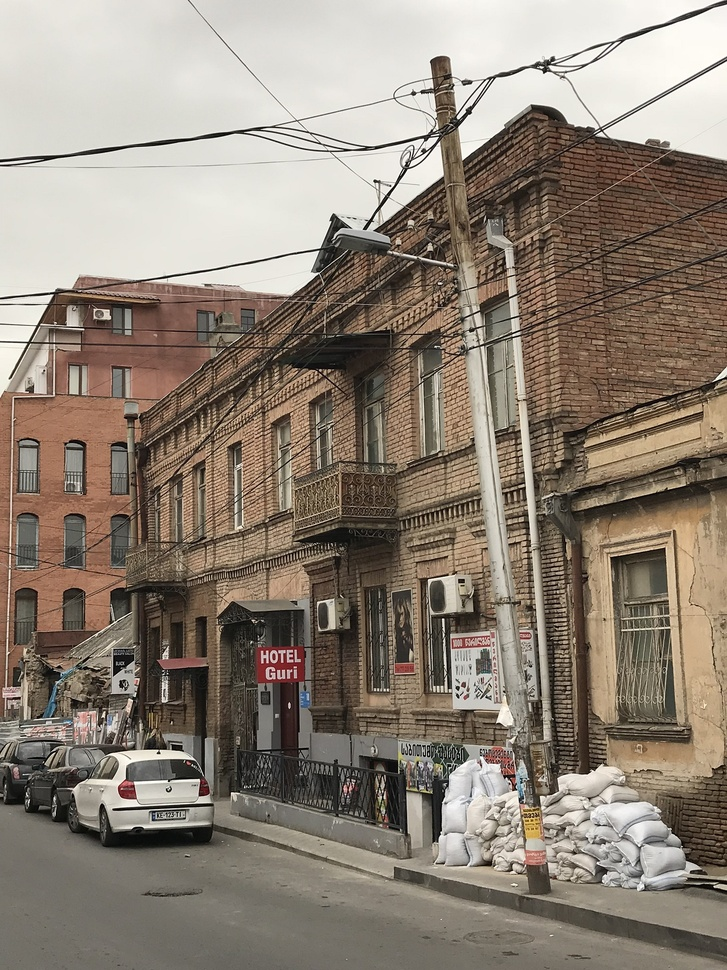
#> input picture computer vision/first step/corresponding points & new angle picture/input data/11n.jpg, 727 x 970 px, shrunk from 1500 x 2000 before the run, found by its file name
$ python Main.py
#> lines starting #> are read from the running program, lines starting #| are printed output that depends on the picture
import cv2
import numpy as np
import math
import random
from operator import itemgetter
from matplotlib import pyplot as plt
from matplotlib import colors


def autocrop(image, threshold=0):
    if len(image.shape) == 3:
        flatImage = np.max(image, 2)
    else:
        flatImage = image
    assert len(flatImage.shape) == 2

    rows = np.where(np.max(flatImage, 0) > threshold)[0]
    if rows.size:
        cols = np.where(np.max(flatImage, 1) > threshold)[0]
        image = image[cols[0]: cols[-1] + 1, rows[0]: rows[-1] + 1]
    else:
        image = image[:1, :1]

    return image


# this implement as told in the powerpoints
def RANSAC(matches, kp1, kp2, thr, p=0, sampleNumber=0):
    if sampleNumber <= 0:
        sampleNumber = int(len(matches) / 4)
    else:
        sampleNumber = int(sampleNumber)

    if p <= 0:
        p = 0.9
    counterInRANSAC = 0
    wMinInRANSAC = 0
    NinRANSAC = 10000  # like 10000 is infinity
    lhml = []  # List of Homography Matrices with their Inliers
    boolean = True
    while boolean:
        sample = random.sample(matches, 4)

        src_pts = np.float64([kp1[m.queryIdx].pt for m in sample]).reshape(-1, 1, 2)
        dst_pts = np.float64([kp2[m.trainIdx].pt for m in sample]).reshape(-1, 1, 2)
        H, mask = cv2.findHomography(src_pts, dst_pts)

        homoMatric = H
        inliers, inlierslist, outliers = calculateInliers(matches, kp1, kp2, homoMatric, thr, sampleNumber)
        lhml.append((inliers, homoMatric, inlierslist, outliers))
        wTmp = inliers / sampleNumber

        if wTmp > wMinInRANSAC:
            wMinInRANSAC = wTmp
            if wTmp == 1:
                break
            NinRANSAC = int(math.log(1 - p, 10) / math.log(1 - wTmp ** 4, 10)) + 1

        if counterInRANSAC >= NinRANSAC:
            boolean = False

        counterInRANSAC += 1

    bestHomoMatric = max(lhml, key=itemgetter(0))[1]
    inli = max(lhml, key=itemgetter(0))[2]
    outliers = max(lhml, key=itemgetter(0))[3]
    src_pts = np.float64([kp1[m.queryIdx].pt for m in inli]).reshape(-1, 1, 2)
    dst_pts = np.float64([kp2[m.trainIdx].pt for m in inli]).reshape(-1, 1, 2)
    H, mask = cv2.findHomography(src_pts, dst_pts)
    print(max(lhml, key=itemgetter(0))[0])
    print(counterInRANSAC)
    return H, inli, outliers


# its just check how many inliers are exist with temporary homographic matrices
def calculateInliers(matches, kp1, kp2, guesMatris, thrDist, sampleNumber=0):
    inlierslist = []
    outliers = []
    inliersCounter = 0
    sample = random.sample(matches, sampleNumber)
    for i in sample:
        img1_idx = i.queryIdx
        img2_idx = i.trainIdx
        x1, y1 = kp1[img1_idx].pt
        x2, y2 = kp2[img2_idx].pt

        x2proj, y2proj, z = np.dot(guesMatris, np.array([x1, y1, 1]))
        if z == 0:
            continue
        x2proj /= z
        y2proj /= z
        dist = math.sqrt((x2proj - x2) ** 2 + (y2proj - y2) ** 2)

        if dist <= thrDist:
            inlierslist.append(i)
            inliersCounter += 1
        else:
            outliers.append(i)

    return inliersCounter, inlierslist, outliers


# it derive the corresponds with implemented sift in opencv
def findCoresponds(img1, img1g, img2, img2g, sift):
    sift2 = cv2.xfeatures2d.SIFT_create()
    kp1, des1 = sift2.detectAndCompute(img1g, None)
    kp2, des2 = sift2.detectAndCompute(img2g, None)

    match = cv2.BFMatcher()
    matches = match.knnMatch(des2, des1, k=2)

    return (kp2, kp1, matches)


# reading images
img1 = cv2.imread("11n.jpg")
#> img1 is the input picture: shape (970, 727, 3); mean B, G, R 117.9, 130.3, 141.7
img1g = cv2.cvtColor(img1, cv2.COLOR_BGR2GRAY)
img2 = cv2.imread("12n.jpg")
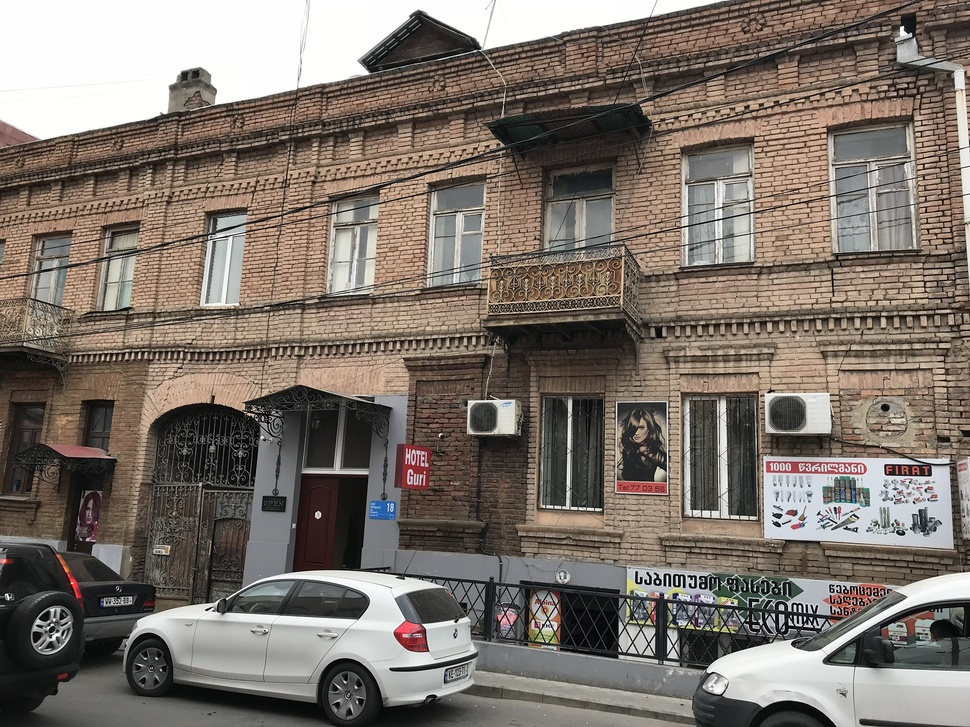
#> input picture computer vision/first step/corresponding points & new angle picture/input data/12n.jpg, 970 x 727 px, shrunk from 2000 x 1500 before the run, found by its file name
#> img2 is the input picture: shape (727, 970, 3); mean B, G, R 107.1, 115.1, 124.6
img2g = cv2.cvtColor(img2, cv2.COLOR_BGR2GRAY)
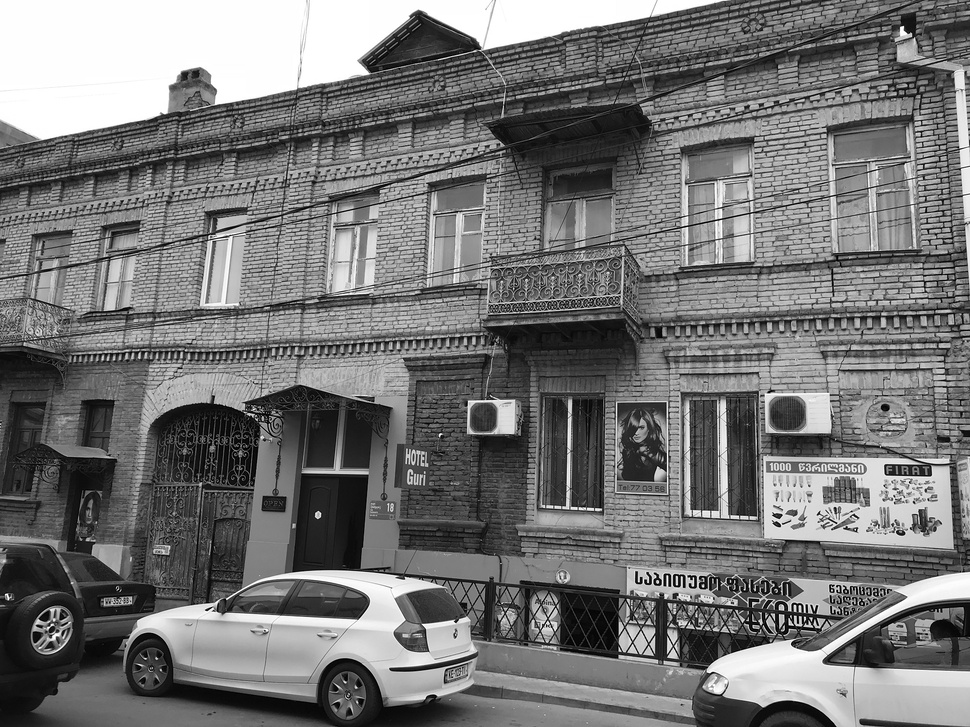
#> img2g: shape (727, 970); min 0, max 255, mean 117.1

# make and sift object and derive keypoints and descriptors for both picturse
sift = cv2.xfeatures2d.SIFT_create()
kp1, des1 = sift.detectAndCompute(img1g, None)
#> kp1 = 5769 keypoints; strongest (x, y, size): (375, 181, 2.4), (413, 93, 3.3), (457, 688, 2.7), (541, 67, 1.9)
kp2, des2 = sift.detectAndCompute(img2g, None)
#> kp2 = 8180 keypoints; strongest (x, y, size): (657, 582, 2.1), (811, 618, 1.8), (52, 625, 1.8), (902, 28, 2.7)

# draw keypoints in each picture
keypoints1 = cv2.drawKeypoints(img1, kp1, None, color=(0, 130, 0))
keypoints2 = cv2.drawKeypoints(img2, kp2, None, color=(0, 130, 0))

cv2.imwrite("drawkeypoints1.jpg", keypoints1)
cv2.imwrite("drawkeypoints2.jpg", keypoints2)

# some parameters for matrices they use for stiching the picturs
tool = np.shape(img1)[0]  # + np.shape(img2)[0]
#> tool = 970
arz = np.shape(img1)[1] + np.shape(img2)[1]
#> arz = 1697

# the arrays below use for stcihing the pictures
dst = np.zeros((tool, arz, 3), np.float64)
dst[0:np.shape(img1)[0], 0:np.shape(img1)[1]] += keypoints1[0:np.shape(keypoints1)[0], 0:np.shape(keypoints1)[1]]

dst[0:np.shape(img2)[0], np.shape(img1)[1]: np.shape(img1)[1] + np.shape(img2)[1]] += keypoints2[
                                                                                      0:np.shape(keypoints2)[0],
                                                                                      0:np.shape(keypoints2)[1]]
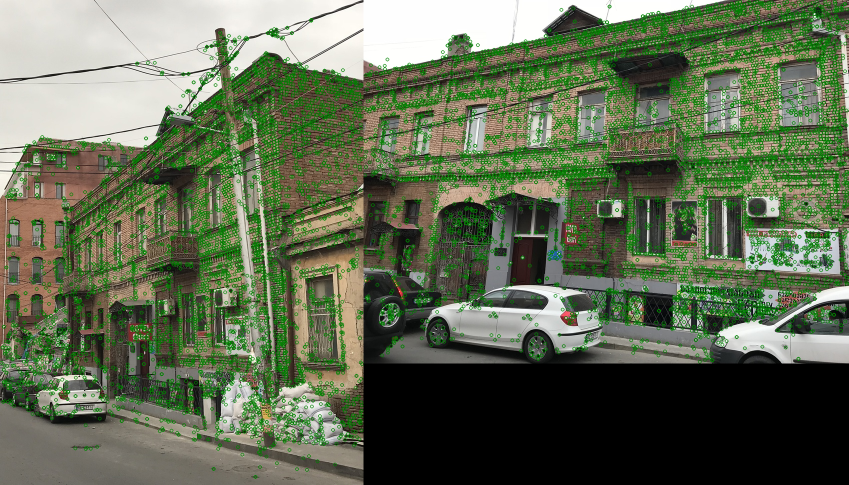
#> dst: shape (970, 1697, 3) float64 (shown at 1/2 size); mean B, G, R 83.5, 109.1, 97.4

cv2.imwrite("r14_corners.jpg", dst)

# use a matcher to match the keypoints to find coressponding points
match = cv2.BFMatcher()
matches = match.knnMatch(des1, des2, k=2)
#> matches = 5769 matches

# filtering the corresponding points with their distances parameter
matches1to2 = []
for i, j in matches:
    if i.distance / j.distance < 8 / 10:
        matches1to2.append(i)
#> after the loop, matches1to2 = 94 matches

# these two parameters use to painting the picturs with their corresponds and keypoints
src_pts = []
dst_pts = []
for m in matches1to2:
    src_pts.append(kp1[m.queryIdx])
#> this loop made 94 passes
#> after the loop, src_pts = 94 keypoints; strongest (x, y, size): (114, 809, 2), (443, 625, 1.9), (318, 603, 2), (432, 141, 4.7)
for m in matches1to2:
    dst_pts.append(kp2[m.trainIdx])
#> after the loop, dst_pts = 94 keypoints; strongest (x, y, size): (800, 617, 2), (391, 669, 2.7), (364, 72, 5.7), (570, 420, 3.4)

# here we load the last picture wich are painted to repaint the new points or corresponds
drawkeypoints1 = cv2.imread("drawkeypoints1.jpg")
drawkeypoints2 = cv2.imread("drawkeypoints2.jpg")
keypoints1_2 = cv2.drawKeypoints(drawkeypoints1, src_pts, None, color=(180, 0, 0))
keypoints2_2 = cv2.drawKeypoints(drawkeypoints2, dst_pts, None, color=(180, 0, 0))
cv2.imwrite("drawkeypoints1.jpg", keypoints1_2)
cv2.imwrite("drawkeypoints2.jpg", keypoints2_2)
dst = np.zeros((tool, arz, 3), np.float64)
dst[0:np.shape(img1)[0], 0:np.shape(img1)[1]] += keypoints1_2[0:np.shape(keypoints1)[0], 0:np.shape(keypoints1)[1]]

dst[0:np.shape(img2)[0], np.shape(img1)[1]: np.shape(img1)[1] + np.shape(img2)[1]] += keypoints2_2[
                                                                                      0:np.shape(keypoints2)[0],
                                                                                      0:np.shape(keypoints2)[1]]

cv2.imwrite("r15_correspondences.jpg", dst)

# these part use for paint a line between the corresponding points
# first with dictionary match them
draw_params = dict(matchColor=(255, 0, 0), singlePointColor=None, flags=2)
# and with draw matches function we draw them
img3 = cv2.drawMatches(img1, kp1, img2, kp2, matches1to2, None, **draw_params)
cv2.imwrite("r16_SIFT.jpg", img3)

# here we do same but we use 20 random point to doing what we done in previous codes
draw_params = dict(matchColor=(255, 0, 0), singlePointColor=None, flags=2)
img3 = cv2.drawMatches(img1, kp1, img2, kp2, random.sample(matches1to2, 20), None, **draw_params)
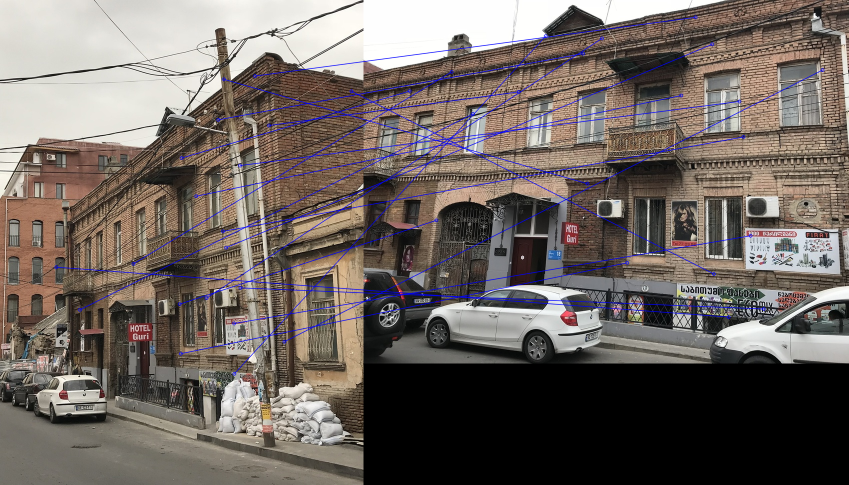
#> img3: shape (970, 1697, 3) (shown at 1/2 size); mean B, G, R 98.8, 103.6, 112.3
cv2.imwrite("r17.jpg", img3)

# here we filter the points again the parameter = 0.58 and i expriment it
matches1to2 = []
for i, j in matches:
    if i.distance / j.distance < 5.8 / 10:
        matches1to2.append(i)
#> after the loop, matches1to2 = 6 matches

# here we derive the homography matrix and inliers points with ransac and other functions
H, inliers, outliers = RANSAC(matches1to2, kp1, kp2, 10, 0.6, len(matches1to2))
#> the loop in RANSAC, `while boolean:` made 6 passes
#> (src_pts, wMinInRANSAC, NinRANSAC) on pass 1: ([[455.6, 546], [130.5, 827.1], [290.7, 293.1], [114, 809.4]], 0.667, 5)
#> src_pts on passes 3 to 6: [[608.4, 139], [429.8, 84.51], [114, 809.4], [290.7, 293.1]], [[130.5, 827.1], [455.6, 546], [608.4, 139], [114, 809.4]], [[455.6, 546], [429.8, 84.51], [114, 809.4], [130.5, 827.1]], [[455.6, 546], [608.4, 139], [290.7, 293.1], [130.5, 827.1]]
#> after the loop in RANSAC, `while boolean:`: NinRANSAC = 5; counterInRANSAC = 6; lhml = 6 items; wMinInRANSAC = 0.667
#> in RANSAC, `bestHomoMatric = max(lhml, key=itemgetter(0))[1]`: bestHomoMatric = [[-0.12, 0.381, -57.47], [-0.738, 0.411, 156.7], [-0.00161, -0.00026, 1]]
#> in RANSAC, `inli = max(lhml, key=itemgetter(0))[2]`: inli = 4 matches
#> in RANSAC, `src_pts = np.float64([kp1[m.queryIdx].pt for m in inli]).reshape(-1, 1..`: src_pts = [[114, 809.4], [290.7, 293.1], [130.5, 827.1], [455.6, 546]]
#> in RANSAC, `dst_pts = np.float64([kp2[m.trainIdx].pt for m in inli]).reshape(-1, 1..`: dst_pts = [[391.4, 669.2], [42.51, 137.8], [420.9, 696.9], [773.6, 363.1]]
#> in RANSAC, `H, mask = cv2.findHomography(src_pts, dst_pts)`: H has the same summary as bestHomoMatric
#| 4
#| 6
#> H has the same summary as bestHomoMatric in RANSAC; inliers = 4 matches; outliers = 2 matches

# warping
dst2 = cv2.warpPerspective(img1, H, (arz, arz))
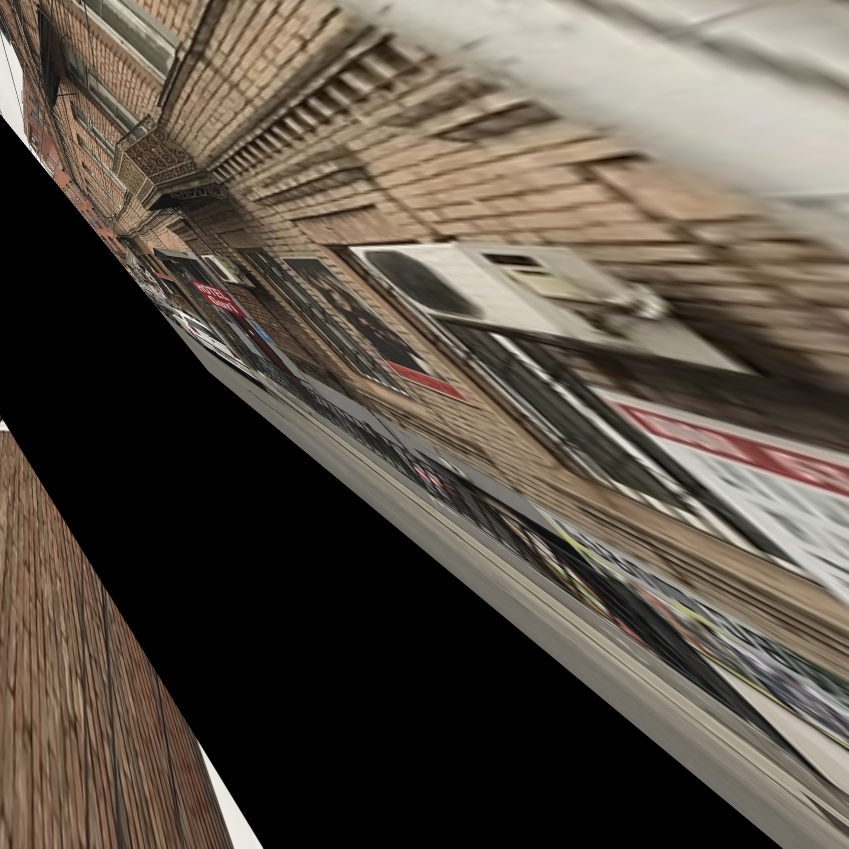
#> dst2: shape (1697, 1697, 3) (shown at 1/2 size); mean B, G, R 71.4, 82.1, 91.2
cv2.imwrite("r20.jpg", autocrop(dst2))
#> in autocrop, `flatImage = np.max(image, 2)`:
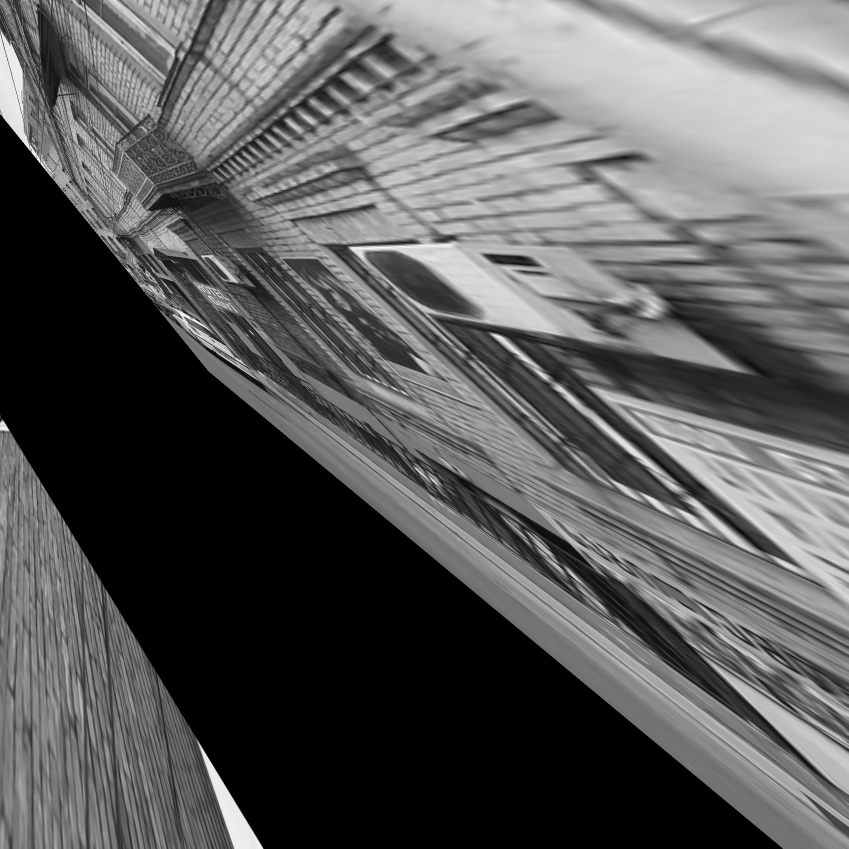
#> flatImage: shape (1697, 1697) (shown at 1/2 size); min 0, max 255, mean 91.2
#> in autocrop, `rows = np.where(np.max(flatImage, 0) > threshold)[0]`: rows = 1697 values from 0 to 1696

# again painting the points with same approach these are inliers
src_pts = []
dst_pts = []
for m in inliers:
    src_pts.append(kp1[m.queryIdx])
#> this loop made 4 passes
#> after the loop, src_pts = 4 keypoints; (x, y, size): (114, 809, 2), (130, 827, 3.2), (291, 293, 3.5), (456, 546, 2.5)
for m in inliers:
    dst_pts.append(kp2[m.trainIdx])
#> after the loop, dst_pts = 4 keypoints; (x, y, size): (391, 669, 2.7), (421, 697, 6), (43, 138, 3.4), (774, 363, 2.9)

drawkeypoints1 = cv2.imread("drawkeypoints1.jpg")
drawkeypoints2 = cv2.imread("drawkeypoints2.jpg")
keypoints1_2 = cv2.drawKeypoints(drawkeypoints1, src_pts, None, color=(0, 0, 255))
keypoints2_2 = cv2.drawKeypoints(drawkeypoints2, dst_pts, None, color=(0, 0, 255))
dst = np.zeros((tool, arz, 3), np.float64)
dst[0:np.shape(img1)[0], 0:np.shape(img1)[1]] += keypoints1_2[0:np.shape(keypoints1)[0], 0:np.shape(keypoints1)[1]]

dst[0:np.shape(img2)[0], np.shape(img1)[1]: np.shape(img1)[1] + np.shape(img2)[1]] += keypoints2_2[
                                                                                      0:np.shape(keypoints2)[0],
                                                                                      0:np.shape(keypoints2)[1]]

cv2.imwrite("r18.jpg", dst)

for m in outliers:
    src_pts.append(kp1[m.queryIdx])
#> this loop made 2 passes
#> after the loop, src_pts = 6 keypoints; (x, y, size): (114, 809, 2), (130, 827, 3.2), (430, 85, 5.1), (291, 293, 3.5), (608, 139, 2.8), (456, 546, 2.5)
for m in outliers:
    dst_pts.append(kp2[m.trainIdx])
#> after the loop, dst_pts = 6 keypoints; (x, y, size): (391, 669, 2.7), (421, 697, 6), (216, 402, 3.3), (43, 138, 3.4), (618, 636, 2.7), (774, 363, 2.9)

keypoints1_2 = cv2.drawKeypoints(img1, src_pts, None, color=(0, 255, 0))
keypoints2_2 = cv2.drawKeypoints(img2, dst_pts, None, color=(0, 255, 0))
dst = np.zeros((tool, arz, 3), np.float64)
dst[0:np.shape(img1)[0], 0:np.shape(img1)[1]] += keypoints1_2[0:np.shape(keypoints1)[0], 0:np.shape(keypoints1)[1]]

dst[0:np.shape(img2)[0], np.shape(img1)[1]: np.shape(img1)[1] + np.shape(img2)[1]] += keypoints2_2[
                                                                                      0:np.shape(keypoints2)[0],
                                                                                      0:np.shape(keypoints2)[1]]
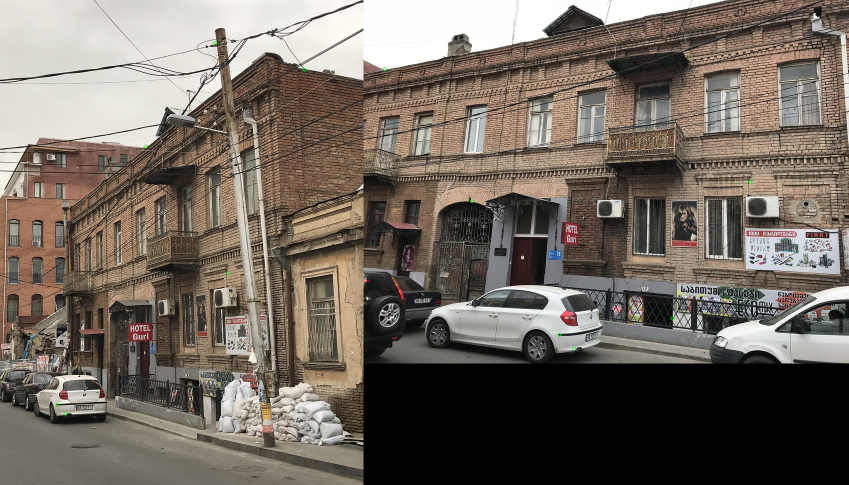
#> dst: shape (970, 1697, 3) float64 (shown at 1/2 size); mean B, G, R 96.4, 105.2, 114

cv2.imwrite("r19_mistakes.jpg", dst)

print(H)
#| [[-1.19803000e-01  3.80920515e-01 -5.74694790e+01]
#|  [-7.38082953e-01  4.11311974e-01  1.56725001e+02]
#|  [-1.61128592e-03 -2.59871643e-04  1.00000000e+00]]
